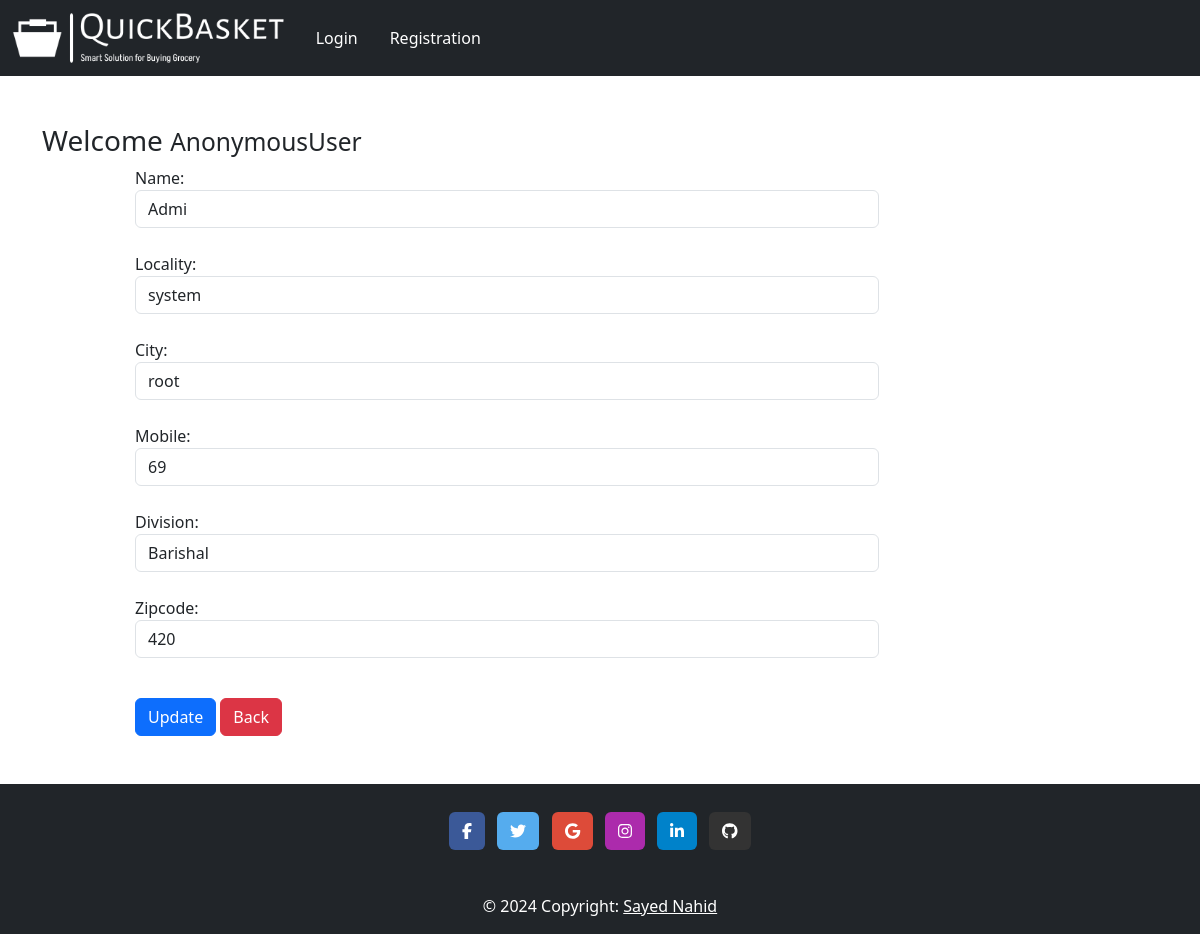
Screenshot of /updateAddress/1 with the database file from the repository.
### myapp/models.py (models this page shows, shortened)
class Customer(models.Model):
    user = models.ForeignKey(User, on_delete=models.CASCADE)
    name = models.CharField(max_length=200)
    locality = models.CharField(max_length=200)
    city = models.CharField(max_length=50)
    mobile = models.IntegerField(default=0)
    zipcode = models.IntegerField()
    division = models.CharField(choices=DIV_CHOICES, max_length=100)

### myapp/views.py (the view, shortened to what this page needs)
# urls.py: path("updateAddress/<int:pk>", views.updateAddress.as_view(), name="updateAddress"),
class updateAddress(View):
    def get(self, request, pk):
        add = Customer.objects.get(pk=pk)
        form = CustomerProfileForm(instance=add)
        return render(request, 'app/updateAddress.html', locals())

### myapp/forms.py
class CustomerProfileForm(forms.ModelForm):
    class Meta:
        model = Customer
        fields = ['name', 'locality', 'city', 'mobile', 'division', 'zipcode']
        widgets={
            'name':forms.TextInput(attrs={'class': 'form-control'}),
            'locality':forms.TextInput(attrs={'class': 'form-control'}),
            'city':forms.TextInput(attrs={'class':'form-control'}),
            'mobile':forms.NumberInput(attrs={'class':'form-control'}),
            'division':forms.Select(attrs={'class': 'form-control'}),
            'zipcode':forms.NumberInput(attrs={'class': 'form-control'}),
        }

### myapp/templates/app/updateAddress.html (shortened to what this page needs)
{% extends "app/base.html" %}
{% load static %}
{% block main.content %}
<div class="container my-5">
    <div class="row">
        <h3>Welcome <small class="text-capitalize">{{request.user}}</small></h3>
    </div>
    <div class="col-sm-8 offset-sm-1">
        <form action="" method="POST">
            {% for fm  in form %}
                {{fm.label_tag}} {{fm}} <small class="text-danger">{{fm.errors|striptags}}</small>
                <br>
            {% endfor %}
            <div class="col-12 mt-3">
                <button type="submit" class="btn btn-primary">Update</button>
                <a href="{% url 'address' %}" type="button" class="btn btn-danger">Back</a>
            </div>
        </form>
    </div>
</div>
{% endblock main.content %}

### rows the page displays
Customer: form "Admi" "system" "root" "69" "Barishal" "420"

### other values shown
{{ request.user }} "AnonymousUser"
{{ fm.label_tag }} "Name:" "Locality:" "City:" "Mobile:" "Division:" "Zipcode:"
